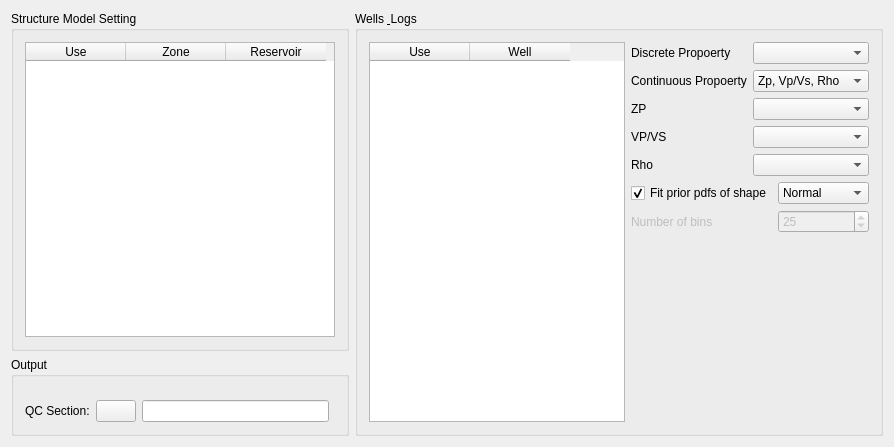
<?xml version="1.0" encoding="UTF-8"?>
<ui version="4.0">
 <class>CXPageGSInversion1</class>
 <widget class="QWizardPage" name="CXPageGSInversion1">
  <property name="geometry">
   <rect>
    <x>0</x>
    <y>0</y>
    <width>894</width>
    <height>447</height>
   </rect>
  </property>
  <property name="windowTitle">
   <string>CXPageGSInversion1</string>
  </property>
  <layout class="QGridLayout" name="gridLayout_3">
   <item row="0" column="0">
    <widget class="QGroupBox" name="groupBox">
     <property name="title">
      <string>Structure Model Setting</string>
     </property>
     <layout class="QHBoxLayout" name="horizontalLayout">
      <item>
       <widget class="QTableWidget" name="tableWidgetSM">
        <column>
         <property name="text">
          <string>Use</string>
         </property>
        </column>
        <column>
         <property name="text">
          <string>Zone</string>
         </property>
        </column>
        <column>
         <property name="text">
          <string>Reservoir</string>
         </property>
        </column>
       </widget>
      </item>
     </layout>
    </widget>
   </item>
   <item row="0" column="1" rowspan="2">
    <widget class="QGroupBox" name="groupBox_3">
     <property name="title">
      <string>Wells &amp; Logs</string>
     </property>
     <layout class="QGridLayout" name="gridLayout_2">
      <item row="0" column="0" rowspan="8">
       <widget class="QTableWidget" name="tableWidgetWells">
        <column>
         <property name="text">
          <string>Use</string>
         </property>
        </column>
        <column>
         <property name="text">
          <string>Well</string>
         </property>
        </column>
       </widget>
      </item>
      <item row="0" column="1" colspan="2">
       <widget class="QLabel" name="label_2">
        <property name="text">
         <string>Discrete Propoerty</string>
        </property>
       </widget>
      </item>
      <item row="0" column="3" colspan="2">
       <widget class="QComboBox" name="comboBoxDiscrete"/>
      </item>
      <item row="1" column="1" colspan="2">
       <widget class="QLabel" name="label_3">
        <property name="text">
         <string>Continuous Propoerty</string>
        </property>
       </widget>
      </item>
      <item row="1" column="3" colspan="2">
       <widget class="QComboBox" name="comboBoxContinuous">
        <item>
         <property name="text">
          <string>Zp, Vp/Vs, Rho</string>
         </property>
        </item>
        <item>
         <property name="text">
          <string>Vp, Vs, Rho</string>
         </property>
        </item>
        <item>
         <property name="text">
          <string>Zp, Zs, Rho</string>
         </property>
        </item>
       </widget>
      </item>
      <item row="2" column="1">
       <widget class="QLabel" name="labelContinuousLog1">
        <property name="text">
         <string>ZP</string>
        </property>
       </widget>
      </item>
      <item row="2" column="3" colspan="2">
       <widget class="QComboBox" name="comboBoxContinuousLog1"/>
      </item>
      <item row="3" column="1">
       <widget class="QLabel" name="labelContinuousLog2">
        <property name="text">
         <string>VP/VS</string>
        </property>
       </widget>
      </item>
      <item row="3" column="3" colspan="2">
       <widget class="QComboBox" name="comboBoxContinuousLog2"/>
      </item>
      <item row="4" column="1">
       <widget class="QLabel" name="labelContinuousLog3">
        <property name="text">
         <string>Rho</string>
        </property>
       </widget>
      </item>
      <item row="4" column="3" colspan="2">
       <widget class="QComboBox" name="comboBoxContinuousLog3"/>
      </item>
      <item row="5" column="1" colspan="3">
       <widget class="QCheckBox" name="checkBox">
        <property name="text">
         <string>Fit prior pdfs of shape</string>
        </property>
        <property name="checked">
         <bool>true</bool>
        </property>
       </widget>
      </item>
      <item row="5" column="4">
       <widget class="QComboBox" name="comboBox">
        <item>
         <property name="text">
          <string>Normal</string>
         </property>
        </item>
        <item>
         <property name="text">
          <string>Log normal</string>
         </property>
        </item>
        <item>
         <property name="text">
          <string>Binned</string>
         </property>
        </item>
        <item>
         <property name="text">
          <string>Uniform</string>
         </property>
        </item>
       </widget>
      </item>
      <item row="6" column="1" colspan="2">
       <widget class="QLabel" name="labelNumBins">
        <property name="enabled">
         <bool>false</bool>
        </property>
        <property name="text">
         <string>Number of bins</string>
        </property>
       </widget>
      </item>
      <item row="6" column="4">
       <widget class="QSpinBox" name="spinBox">
        <property name="enabled">
         <bool>false</bool>
        </property>
        <property name="minimum">
         <number>10</number>
        </property>
        <property name="maximum">
         <number>50</number>
        </property>
        <property name="value">
         <number>25</number>
        </property>
       </widget>
      </item>
      <item row="7" column="2">
       <spacer name="verticalSpacer">
        <property name="orientation">
         <enum>Qt::Vertical</enum>
        </property>
        <property name="sizeHint" stdset="0">
         <size>
          <width>20</width>
          <height>211</height>
         </size>
        </property>
       </spacer>
      </item>
     </layout>
    </widget>
   </item>
   <item row="1" column="0">
    <widget class="QGroupBox" name="groupBox_2">
     <property name="title">
      <string>Output</string>
     </property>
     <layout class="QGridLayout" name="gridLayout">
      <item row="2" column="1">
       <widget class="QPushButton" name="pushButtonQCSection">
        <property name="minimumSize">
         <size>
          <width>40</width>
          <height>0</height>
         </size>
        </property>
        <property name="maximumSize">
         <size>
          <width>40</width>
          <height>16777215</height>
         </size>
        </property>
        <property name="text">
         <string/>
        </property>
        <property name="icon">
         <iconset resource="../xconsole/x.qrc">
          <normaloff>:/Icon/18804.png</normaloff>:/Icon/18804.png</iconset>
        </property>
       </widget>
      </item>
      <item row="2" column="0">
       <widget class="QLabel" name="label">
        <property name="text">
         <string>QC Section:</string>
        </property>
       </widget>
      </item>
      <item row="2" column="2">
       <widget class="QLineEdit" name="lineEditQCSection"/>
      </item>
      <item row="0" column="0" colspan="4">
       <widget class="CXSliderComplex" name="inlineRange" native="true"/>
      </item>
      <item row="1" column="0" colspan="4">
       <widget class="CXSliderComplex" name="crosslineRange" native="true"/>
      </item>
     </layout>
    </widget>
   </item>
  </layout>
 </widget>
 <layoutdefault spacing="6" margin="11"/>
 <customwidgets>
  <customwidget>
   <class>CXSliderComplex</class>
   <extends>QWidget</extends>
   <header>xslidercomplex.h</header>
   <container>1</container>
  </customwidget>
 </customwidgets>
 <resources>
  <include location="../xconsole/x.qrc"/>
 </resources>
 <connections/>
</ui>
